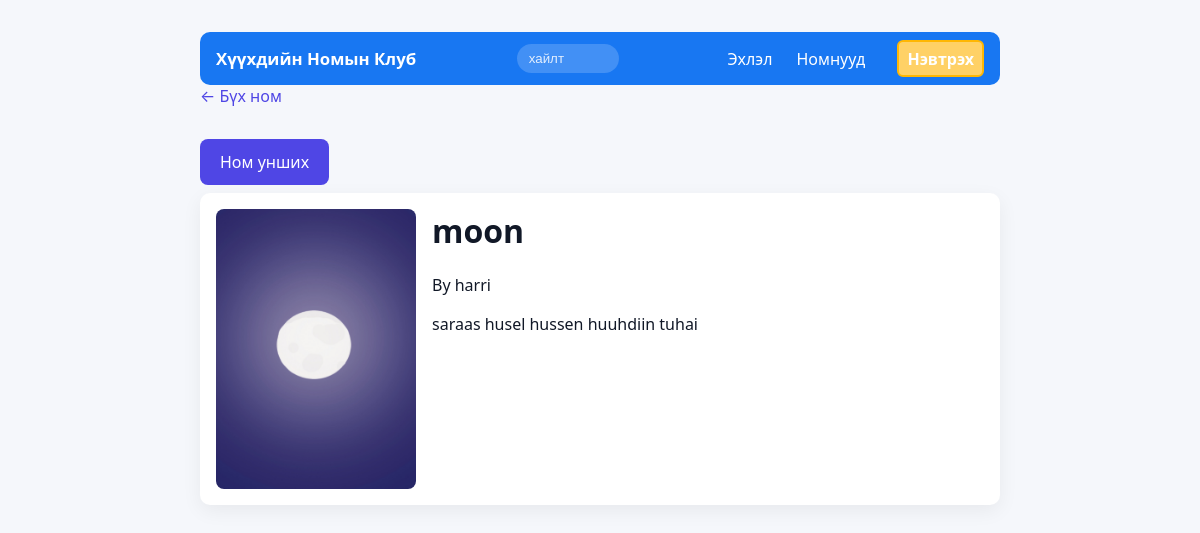
Page /books/15 on the committed database.
### tables this page shows
CREATE TABLE books (
        id INTEGER PRIMARY KEY AUTOINCREMENT,
        title TEXT NOT NULL,
        author TEXT,
        description TEXT
    , image TEXT);

### app.py (the view)
@app.route('/books/<int:book_id>')
def book_detail(book_id):
    conn = get_db_connection()
    row = conn.execute('SELECT id, title, author, description, image FROM books WHERE id = ?', (book_id,)).fetchone()
    conn.close()
    if row is None:
        flash('Book not found.')
        return redirect(url_for('books'))
    book = dict(row)
    return render_template('book_detail.html', book=book)

### app.py (called while the page is built)
def get_db_connection():
    db_path = os.path.join(app.instance_path, 'database.db')
    conn = sqlite3.connect(db_path)
    conn.row_factory = sqlite3.Row
    return conn

### templates/book_detail.html (shortened to what this page needs)
<!doctype html>
<html lang="en">
  <head>
    <link rel="stylesheet" href="/static/style.css">
  </head>
  <body>
    <div class="container">
      <nav class="nav">
        <div class="nav-left">
          <a href="/" class="logo">Хүүхдийн&nbsp;Номын&nbsp;Клуб</a>
        </div>
        <div class="nav-center">
          <input id="nav-search" class="nav-search" placeholder="хайлт" autocomplete="off" />
        </div>
        <div class="nav-right">
          {% if session.get('username') %}
            <span class="profile-pill">{{ session.username }}</span>
            <a href="/books" class="active">Номнууд</a>
            <a href="/profile">Профайл</a>
            <a href="/logout">Гарах</a>
          {% else %}
            <a href="/">Эхлэл</a>
            <a href="/books" class="active">Номнууд</a>
            <a href="/login" class="login-button">Нэвтрэх</a>
          {% endif %}
        </div>
      </nav>
      <main>
        <a href="/books" class="back">← Бүх ном</a>
        <div style="margin:.5rem 0">
          <a href="{{ url_for('book_read', book_id=book.id) }}" class="cta-button">Ном унших</a>
        </div>
        <div class="book-detail" style="background:var(--card);padding:1rem;border-radius:10px;box-shadow:0 6px 20px rgba(2,6,23,0.06);display:flex;gap:1rem;align-items:flex-start">
          {% if book.image %}
            <img src="{{ url_for('static', filename='uploads/' ~ book.image) }}" alt="{{ book.title }} cover" style="width:200px;height:280px;object-fit:cover;border-radius:8px;flex:0 0 200px" />
          {% endif %}
          <div>
            <h1 style="margin-top:0">{{ book.title }}</h1>
            <p class="author">By {{ book.author }}</p>
            <div class="desc" style="margin-top:.5rem;line-height:1.5">{{ book.description }}</div>
          </div>
        </div>
      </main>
    </div>
  </body>
  </html>

### static/style.css (style rules this page uses)
:root { --bg:#f5f7fb; --card:#ffffff; --accent:#4f46e5; --muted:#6b7280; }
* { box-sizing:border-box }
body { font-family:system-ui,-apple-system,Segoe UI,Roboto,'Helvetica Neue',Arial; background:var(--bg); margin:0; padding:2rem; color:#111827; }
.container { max-width:800px; margin:0 auto; }
h1 { margin-top:0 }
.cta-button { display:inline-block;margin-top:1rem;background:var(--accent);color:#fff;padding:.75rem 1.25rem;border-radius:8px;text-decoration:none }
.nav { display:flex;justify-content:space-between;align-items:center;padding:.5rem 1rem;border-radius:10px;background:#1877f2;color:white;flex-wrap:nowrap;gap:.5rem;overflow:hidden }
.logo { font-weight:700;color:#fff;text-decoration:none;font-size:1.05rem;white-space:nowrap }
.nav-center { flex:1 1 auto;display:flex;justify-content:center;padding:0 1rem;position:relative;min-width:0 }
.nav-search { flex:0 1 320px;width:320px;max-width:40%;padding:.45rem .75rem;border-radius:20px;border:none;background:rgba(255,255,255,0.18);color:#fff;min-width:0 }
.nav-search::placeholder { color:rgba(255,255,255,0.85) }
.nav-right { display:flex;align-items:center;gap:.5rem }
.nav-right a { color:#fff;text-decoration:none;padding:.35rem .5rem;border-radius:6px }
.login-button { background:#ffd166;color:#1f2937;padding:.4rem .65rem;border-radius:999px;border:2px solid #ffb703;text-decoration:none;font-weight:600;margin-left:1rem }
.back { display:inline-block;margin-bottom:.5rem;color:var(--accent);text-decoration:none }

### rows in the picture
books: image (picture), title "moon", author "harri", description "saraas husel hussen huuhdiin tuhai"
